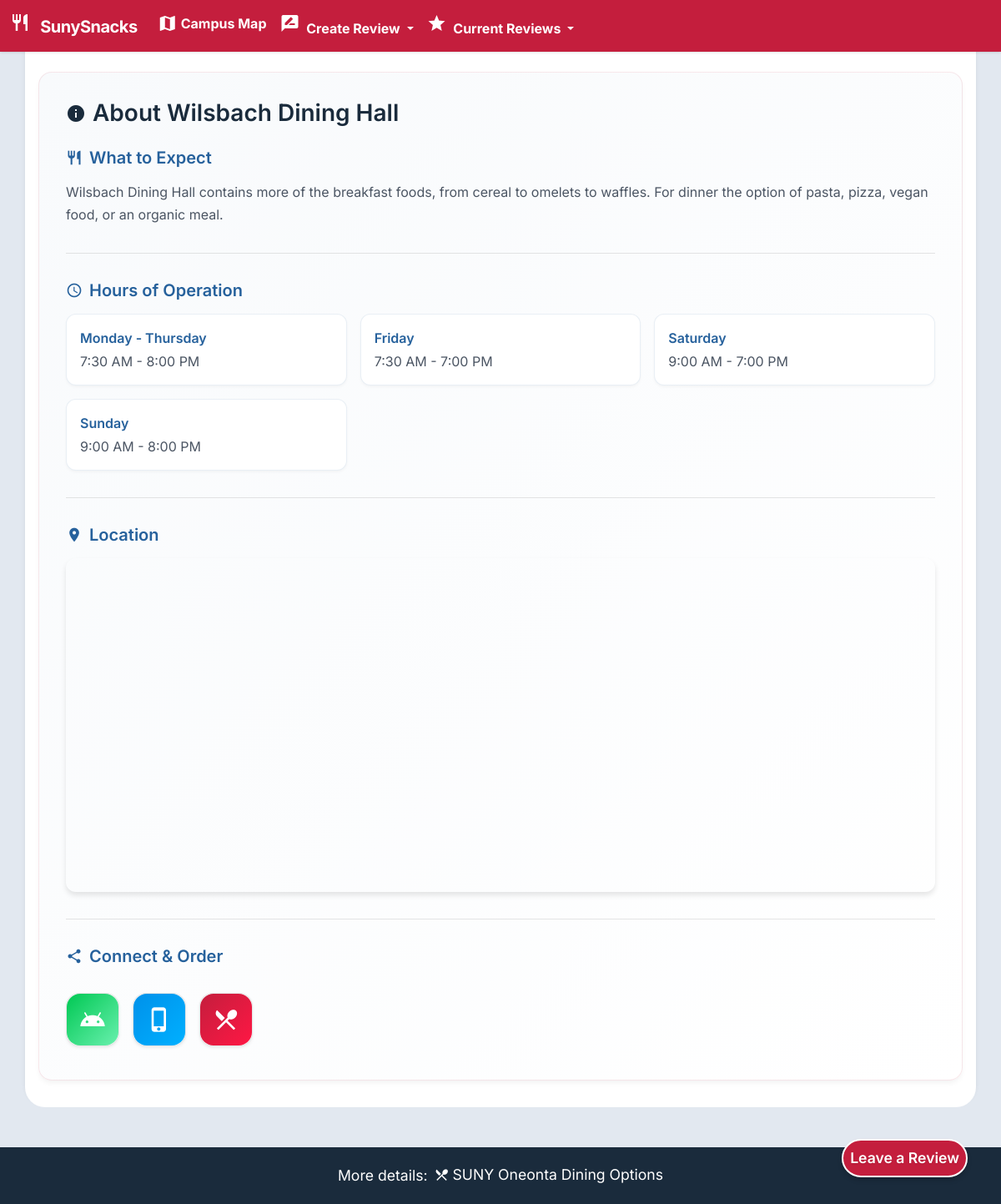
The app's page /reviews/4 with its own data.
### py_src/snacks/db.py (models this page shows)
class Locations(SQLModel, table=True):
    __tablename__ = "Locations"
    location_id: Optional[int] = Field(default=None, primary_key=True)
    name: str = Field(nullable=False)
    description: str
    latitude: float
    longitude: float
    image_filename: str

class LocationHours(SQLModel, table=True):
    id: Optional[int] = Field(default=None, primary_key=True)
    location_id: int = Field(foreign_key="Locations.location_id")
    day_type: str  # 'weekdays', 'friday', 'saturday', 'sunday'
    hours: str

### py_src/snacks/routes.py (the view)
@router.get("/reviews/{location_id}", response_class=HTMLResponse)
async def location_reviews(location_id: int, request: Request, db: Session = Depends(get_session)):
    location = get_location(db, location_id)
    hours = get_location_hours(db, location_id)
    links = get_location_links(db, location_id)
    reviews = get_reviews_for_location(db, location_id)
    location_data = build_location_data(
        location,
        hours,
        links,
        map_url=generate_map_url(location.latitude, location.longitude, location.name),
    )
    nav_locations = get_locations(db)
    return templates.TemplateResponse(
        "reviews.html",
        {
            "request": request,
            "location": location_data,
            "reviews": reviews,
            "locations": nav_locations,
        },
    )

### py_src/templates/reviews.html (shortened to what this page needs)
{% extends 'blog/base_reviews.html' %}
{% block content %}
<button class="btn p-2 mx-2" id="menu" onclick="location.href='/create-review/{{ location.id }}'">
    Leave a Review
</button>
{% endblock %}
{% block place %}{{ location.name }}{% endblock %}
{% block description %}{{ location.description }}{% endblock %}
{% block socials %}
<div class="social-links" role="navigation" aria-label="Download apps and social media links">
    <a href="{{ location.links.getApp.android }}"
       class="app-link google-play"
       target="_blank"
       rel="noopener"
       data-tooltip="Download the GET Mobile app on Android">
        <div class="icon-wrapper">
            <span class="material-icons">android</span>
        </div>
    </a>
    <a href="{{ location.links.getApp.ios }}"
       class="app-link app-store"
       target="_blank"
       rel="noopener"
       data-tooltip="Download the GET Mobile app on iOS">
        <div class="icon-wrapper">
            <span class="material-icons">phone_iphone</span>
        </div>
    </a>
    <a href="{{ location.links.menu }}"
       class="app-link menu"
       target="_blank"
       rel="noopener"
       data-tooltip="View Full Menu & Hours">
        <div class="icon-wrapper">
            <span class="material-icons">restaurant_menu</span>
        </div>
    </a>
</div>
{% endblock %}

### py_src/templates/blog/base_reviews.html (shortened to what this page needs)
<!DOCTYPE html>
<html lang="en">
<head>
  <link href="https://cdn.jsdelivr.net/npm/bootstrap@5.3.3/dist/css/bootstrap.min.css" rel="stylesheet">
  <link rel="stylesheet" href="{{ url_for('static', path='styles/review_page.css') }}">
</head>
<body>
  {% include 'navbar.html' %}
  <div class="container" id="reviews-container">
    <div class="additional-info mt-5" role="complementary">
      <h3 class="section-title">
        <span class="material-icons">info</span>
        About {% block place %}{{ place }}{% endblock %}
      </h3>
      <div class="info-section">
        <h4 class="subsection-title">
          <span class="material-icons">restaurant</span>
          What to Expect
        </h4>
        <div class="info-content">
          {% block description %}{{ description }}{% endblock %}
        </div>
      </div>
      <div class="info-section">
        <h4 class="subsection-title">
          <span class="material-icons">schedule</span>
          Hours of Operation
        </h4>
        <div class="hours-grid">
          {% if location.hours %}
          <div class="hours-card">
            <div class="day-label">Monday - Thursday</div>
            <div class="time-slot">{{ location.hours.weekdays }}</div>
          </div>
          <div class="hours-card">
            <div class="day-label">Friday</div>
            <div class="time-slot">{{ location.hours.friday }}</div>
          </div>
          {% if location.hours.saturday != "Closed" %}
          <div class="hours-card">
            <div class="day-label">Saturday</div>
            <div class="time-slot">{{ location.hours.saturday }}</div>
          </div>
          {% endif %}
          {% if location.hours.sunday != "Closed" %}
          <div class="hours-card">
            <div class="day-label">Sunday</div>
            <div class="time-slot">{{ location.hours.sunday }}</div>
          </div>
          {% endif %}
          {% else %}
          <div class="hours-card">
            <div class="day-label">Hours Unavailable</div>
            <div class="time-slot">Please check with location</div>
          </div>
          {% endif %}
        </div>
      </div>
      <div class="info-section">
        <h4 class="subsection-title">
          <span class="material-icons">location_on</span>
          Location
        </h4>
        <div class="map-container">
          <iframe
            src="{{ location.map }}"
            allowfullscreen=""
            loading="lazy"
            title="Map showing location of {{ location.name }}"
            aria-label="Map showing location of {{ location.name }}"
          ></iframe>
        </div>
      </div>
      <div class="info-section">
        <h4 class="subsection-title">
            <span class="material-icons">share</span>
            Connect & Order
        </h4>
        <div class="social-links" role="navigation" aria-label="Download apps and social media links">
            {% block socials %}{{ socials }}{% endblock %}
        </div>
    </div>
    </div>
  </div>
  <div class="floating-action">
    {% block content %}{{ content }}{% endblock %}
  </div>
  <footer class="mt-5">
    <div class="container">
      <div class="d-flex align-items-center justify-content-center gap-2">
        <span>More details:</span>
        <a href="https://oneonta.sodexomyway.com/en-us/" target="_blank"
           class="text-white text-decoration-none d-inline-flex align-items-center">
          <span class="material-icons me-1" style="font-size: 18px;">restaurant_menu</span>
          SUNY Oneonta Dining Options
        </a>
      </div>
    </div>
  </footer>
</body>
</html>

### records on screen
Locations: name "Wilsbach Dining Hall", description "Wilsbach Dining Hall contains more of the breakfast foods, from cereal to omelets to waffles. For dinner the option of pasta, pizza, vegan food, or an organic meal."
LocationHours: hours.weekdays "7:30 AM - 8:00 PM"
LocationHours: hours.friday "7:30 AM - 7:00 PM"
LocationHours: hours.saturday "9:00 AM - 7:00 PM"
LocationHours: hours.sunday "9:00 AM - 8:00 PM"
